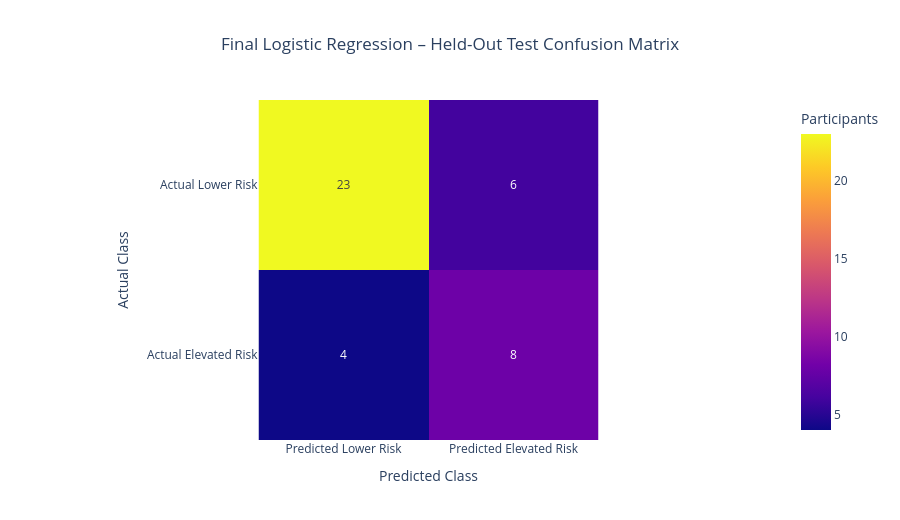

The cell this chart's notebook holds for it:
### Markdown cell above
### Final Logistic Regression Confusion Matrix

The confusion matrix was examined to provide a direct representation of the final Logistic Regression model's classification performance on the held-out test set.

### Code cell
# Final Logistic Regression confusion matrix

final_lr_cm = confusion_matrix(
    y_test,
    final_lr_pred
)

fig = px.imshow(
    final_lr_cm,
    text_auto=True,
    x=["Predicted Lower Risk", "Predicted Elevated Risk"],
    y=["Actual Lower Risk", "Actual Elevated Risk"],
    labels=dict(
        x="Predicted Class",
        y="Actual Class",
        color="Participants"
    ),
    title="Final Logistic Regression – Held-Out Test Confusion Matrix"
)

fig.update_layout(
    template="plotly_white",
    title_x=0.5,
    height=520
)

fig.show()

### Figure 1 — Plotly figure (JSON) as saved in the notebook; plotly's stock layout.template omitted (floating-point values rounded to 4 significant figures)
{"data": [{"coloraxis": "coloraxis", "hovertemplate": "Predicted Class: %{x}<br>Actual Class: %{y}<br>Participants: %{z}<extra></extra>", "name": "0", "texttemplate": "%{z}", "type": "heatmap", "x": ["Predicted Lower Risk", "Predicted Elevated Risk"], "xaxis": "x", "y": ["Actual Lower Risk", "Actual Elevated Risk"], "yaxis": "y", "z": [[23, 6], [4, 8]]}], "layout": {"coloraxis": {"colorbar": {"title": {"text": "Participants"}}, "colorscale": [[0, "#0d0887"], [0.1111, "#46039f"], [0.2222, "#7201a8"], [0.3333, "#9c179e"], [0.4444, "#bd3786"], [0.5556, "#d8576b"], [0.6667, "#ed7953"], [0.7778, "#fb9f3a"], [0.8889, "#fdca26"], [1, "#f0f921"]]}, "height": 520, "title": {"text": "Final Logistic Regression – Held-Out Test Confusion Matrix", "x": 0.5}, "xaxis": {"anchor": "y", "constrain": "domain", "domain": [0, 1], "scaleanchor": "y", "title": {"text": "Predicted Class"}}, "yaxis": {"anchor": "x", "autorange": "reversed", "constrain": "domain", "domain": [0, 1], "title": {"text": "Actual Class"}}}}
